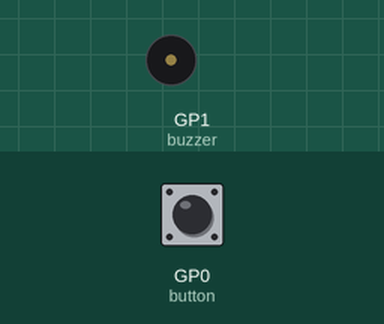
Bench run of a program on a simulated Raspberry Pi Pico running CircuitPython. On the bench: buzzer (waves = sounding). The test bench sets the inputs (shaded band); at power-on: GP0 (button) HIGH.

Above: at 1.2 s.
1.3 s: GP0 (button) pulled LOW for 0.15 s
At 1.38 s:
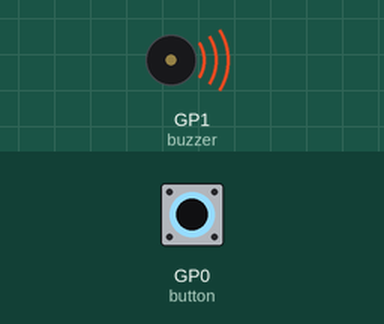
2.9 s: GP0 (button) pulled LOW for 3.2 s
At 7.4 s:
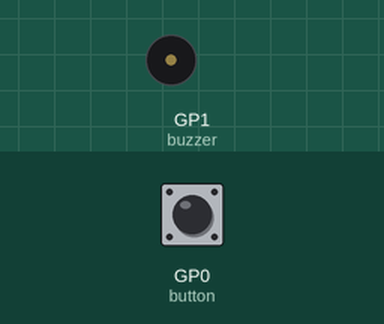
Timing chart, 0 to 8.9 s (numbered marks = the images above; inputs shaded):
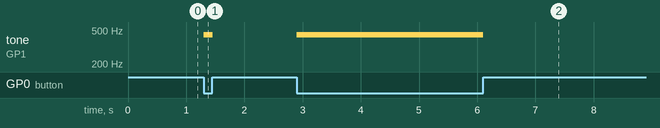

The program:

code.py
```python
# Passive buzzer connected to GP1 and GND
# Button connected to GP0 and GND
# A 440 Hz tone plays only while the button is held down.

import board       # Allows access to the Raspberry Pi Pico's GPIO pins
import digitalio   # Allows us to use digital input and output pins
import pwmio       # Allows us to control the buzzer using PWM
import time        # Allows us to add delays

# Set up the button on GPIO pin GP0
button = digitalio.DigitalInOut(board.GP0)

# Configure the button as an input with an internal pull-up resistor
button.switch_to_input(pull=digitalio.Pull.UP)

# Set up the buzzer on GPIO pin GP1
# Set the frequency to 440 Hz and start with the buzzer switched off
buzzer = pwmio.PWMOut(board.GP1, frequency=440, duty_cycle=0)

# Repeat the following instructions continuously
while True:

    # Check if the button is pressed
    # button.value is False when pressed because the button uses a pull-up resistor
    # If pressed, set the duty cycle to 32768 to turn the buzzer on
    # If not pressed, set the duty cycle to 0 to turn the buzzer off
    buzzer.duty_cycle = 32768 if not button.value else 0

    # Wait 0.01 seconds before checking the button again
    time.sleep(0.01)
```

Measured:
- after the input at 1.3 s, tone on GP1 (buzzer): silent → 440 Hz at once, → silent 0.15 s later
- after the input at 2.9 s, tone on GP1 (buzzer): silent → 440 Hz at once, → silent 3.2 s later
